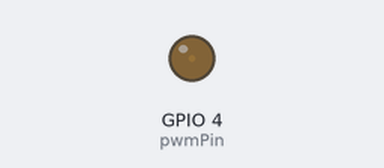
Recording of a sketch running on a simulated ESP32. Shown: output pins drawn as LEDs (lit = HIGH). What the sketch prints to the serial monitor is not drawn.

Above: at 0.05 s.
At 1.15 s:
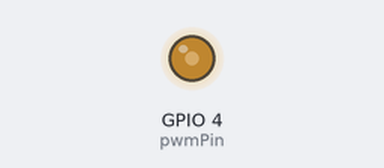
At 2.3 s:
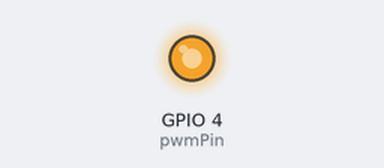
At 4.6 s:
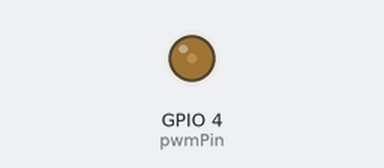
Timing chart, 0 to 6.7 s (numbered marks = the images above):
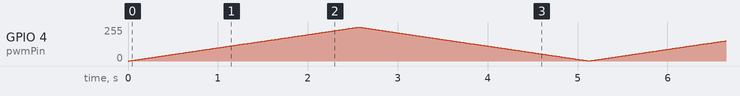

The sketch:

kad09_PWMfading.ino
```cpp
const int pwmPin = 4;

void setup() {
  Serial.begin(115200);
  ledcSetup(0,12800,8);
  ledcAttachPin(pwmPin,0);
}

void loop() {
  static uint8_t duty = 0;
  static int diff = 0;
  for ( diff; diff < 256; diff++){
      Serial.printf("%3d\n",diff);
      ledcWrite(0,diff);
      delay(10);
      if (diff == 255){
        for (diff; diff > 0; diff--){
          Serial.printf("%3d\n",diff);
          ledcWrite(0,diff);
          delay(10);
        }
      }
  }
}
```
